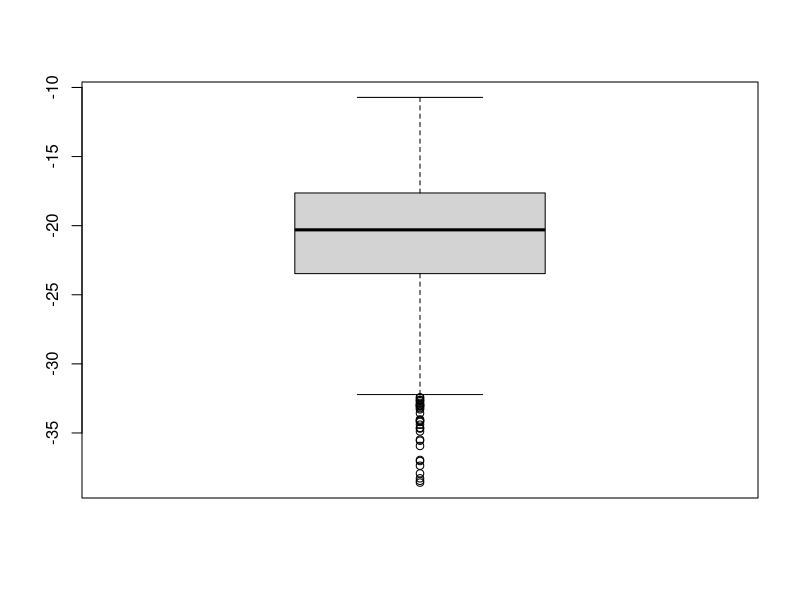
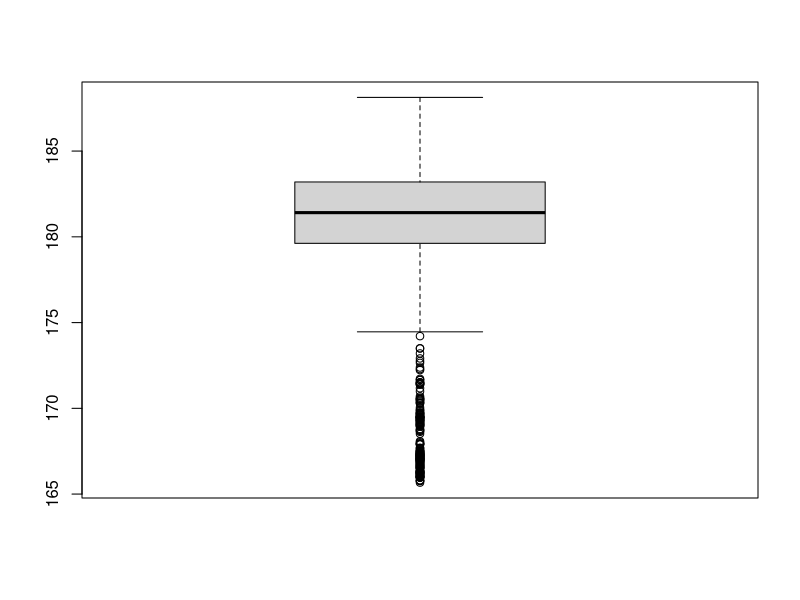
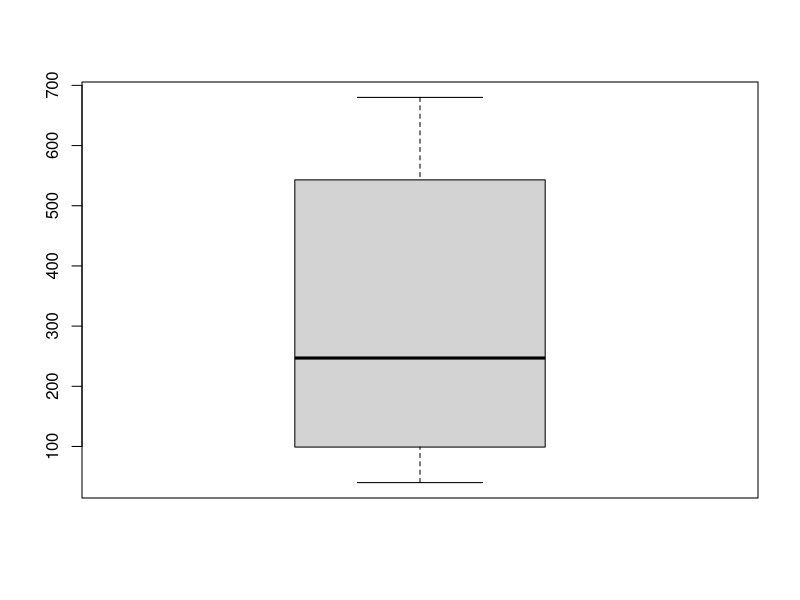
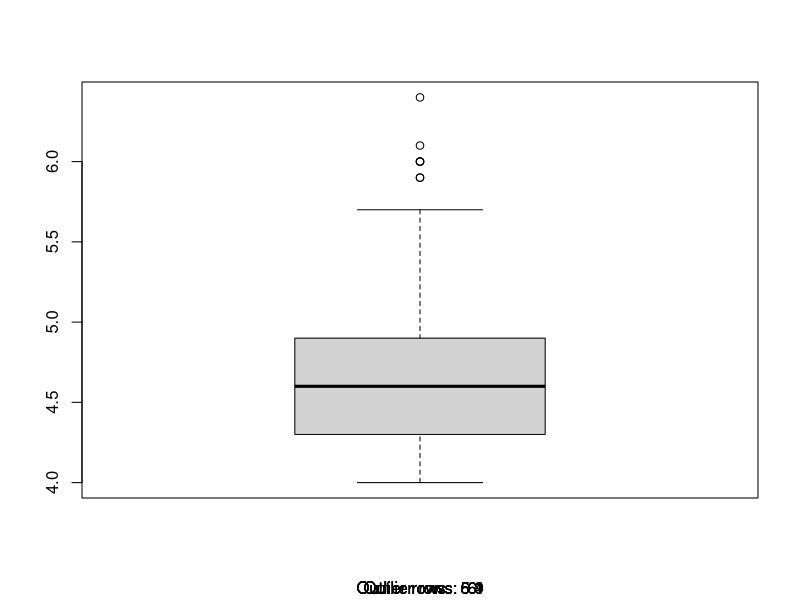
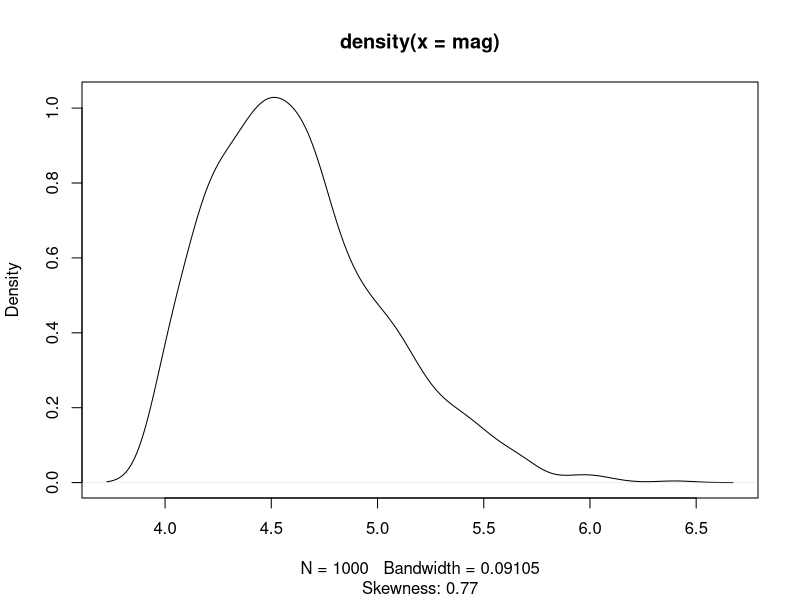
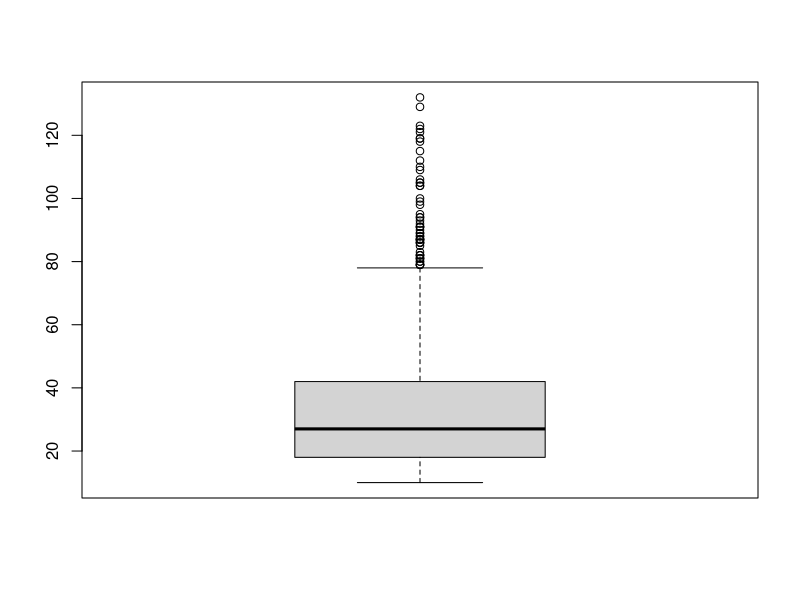

Recreate these plots in R, in order.
data("quakes")
attach(quakes)
head(quakes)
library(e1071)
#Medie pentru variabilele latitudine, longitudine, adancime si nr de statii care au inregistrat cutremurul
summary(quakes)
mean(lat)
mean(long)
mean(depth)
mean(mag)
mean(stations)

#Varianta pentru variabile
var(lat)
var(long)
var(depth)
var(mag)
var(stations)


#boxplot
boxplot(lat)
boxplot(long)
boxplot(depth)
boxplot(mag,sub=paste("Outlier rows: ", boxplot.stats(quakes$mag)$out))
plot(density(mag),sub=paste("Skewness:", round(e1071::skewness(quakes$mag), 2)))
boxplot(stations)
cor(stations,mag)


summary(lat)
summary(long)
summary(depth)
summary(mag)
summary(stations)
